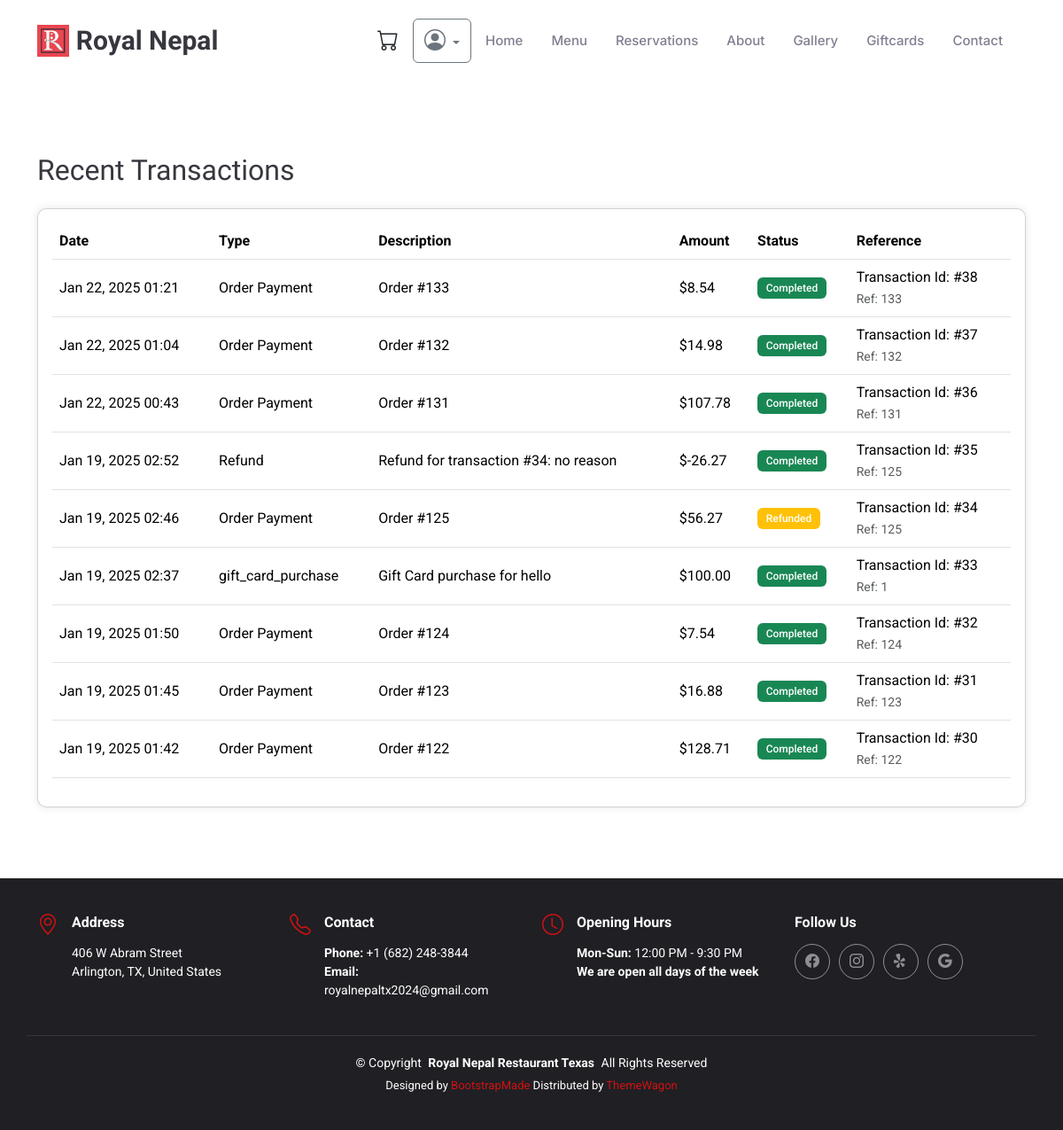
Page /accounts/transactions/ (signed in) on the committed database.
### accounts/models.py (models this page shows, shortened)
class Transaction(models.Model):
    STATUS_CHOICES = [
        ('completed', 'Completed'),
        ('refunded', 'Refunded'),
        ('failed', 'Failed'),
        ('pending', 'Pending')
    ]
    PAYMENT_METHOD_CHOICES = [
        ('stripe', 'Credit Card'),
        ('apple_pay', 'Apple Pay'),
        ('paypal', 'PayPal'),
        ('in_store', 'Pay at Pickup'),
    ]
    TRANSACTION_TYPES = [
        ('order', 'Order Payment'),
        ('refund', 'Refund'),
        ('giftcard_purchase', 'Gift Card Purchase'),
        ('giftcard_redemption', 'Gift Card Redemption')
    ]
    user = models.ForeignKey(User, on_delete=models.SET_NULL, null=True)
    transaction_type = models.CharField(max_length=50, choices=TRANSACTION_TYPES)  # e.g., 'order', 'refund', 'gift_card'
    amount = models.DecimalField(max_digits=10, decimal_places=2)
    status = models.CharField(max_length=20, choices=STATUS_CHOICES, default='completed')
    payment_method = models.CharField(
        max_length=50,
        choices=PAYMENT_METHOD_CHOICES,
        default='in_store'  # Default to in-store payment
    )
    payment_id = models.CharField(max_length=255, blank=True, null=True)  # Optional for in-store payments
    reference_id = models.CharField(max_length=100, blank=True)  # Order ID or other reference
    description = models.TextField(blank=True)
    created_at = models.DateTimeField(auto_now_add=True)
    updated_at = models.DateTimeField(auto_now=True)
    refunded_amount = models.DecimalField(max_digits=10, decimal_places=2, default=Decimal('0.00'))
    refund_reason = models.TextField(blank=True)
    refunded_by = models.ForeignKey(
        User,
        on_delete=models.SET_NULL,
        null=True,
        related_name='refunds_processed'
    )
    refunded_at = models.DateTimeField(null=True, blank=True)
    class Meta:
        ordering = ['-created_at']

### accounts/views.py (the view)
# urls.py: path('transactions/', views.transactions, name='transactions'),
@login_required
def transactions(request):
    transactions_list = Transaction.objects.filter(user=request.user).order_by('-created_at')
    paginator = Paginator(transactions_list, 10)  # Show 10 transactions per page
    page = request.GET.get('page')
    try:
        transactions = paginator.page(page)
    except PageNotAnInteger:
        transactions = paginator.page(1)
    except EmptyPage:
        transactions = paginator.page(paginator.num_pages)
    return render(request, 'accounts/transactions.html', {
        'transactions': transactions
    })

### accounts/templates/accounts/transactions.html (shortened to what this page needs)
{% extends 'base.html' %}
{% block content %}
<section class="section">
    <div class="container">
        <h2 class="mb-4">Recent Transactions</h2>
        <div class="card">
            <div class="card-body">
                <div class="table-responsive">
                    <table class="table">
                        <thead>
                            <tr>
                                <th>Date</th>
                                <th>Type</th>
                                <th>Description</th>
                                <th>Amount</th>
                                <th>Status</th>
                                <th>Reference</th>
                            </tr>
                        </thead>
                        <tbody>
                            {% for transaction in transactions %}
                            <tr>
                                <td>{{ transaction.created_at|date:"M d, Y H:i" }}</td>
                                <td>
                                    {% if transaction.transaction_type == 'order' %}
                                        Order Payment
                                    {% elif transaction.transaction_type == 'refund' %}
                                        Refund
                                    {% elif transaction.transaction_type == 'giftcard_purchase' %}
                                        Gift Card Purchase
                                    {% elif transaction.transaction_type == 'giftcard_redemption' %}
                                        Gift Card Redemption
                                    {% else %}
                                        {{ transaction.transaction_type }}
                                    {% endif %}
                                </td>
                                <td>{{ transaction.description }}</td>
                                <td>${{ transaction.amount }}</td>
                                <td>
                                    <span class="badge {% if transaction.status == 'completed' %}bg-success
                                        {% elif transaction.status == 'refunded' %}bg-warning
                                        {% elif transaction.status == 'failed' %}bg-danger
                                        {% else %}bg-secondary{% endif %}">
                                        {{ transaction.get_status_display }}
                                    </span>
                                </td>
                                <td>
                                    Transaction Id: #{{ transaction.id }}
                                    {% if transaction.reference_id %}
                                    <br>
                                    <small class="text-muted">Ref: {{ transaction.reference_id }}</small>
                                    {% endif %}
                                </td>
                            </tr>
                            {% endfor %}
                        </tbody>
                    </table>
                </div>
            </div>
        </div>
    </div>
</section>
{% endblock %}

### static/css/main.css (style rules this page uses)
:root { --default-font: "Roboto", system-ui, -apple-system, "Segoe UI", Roboto, "Helvetica Neue", Arial, "Noto Sans", "Liberation Sans", sans-serif, "Apple Color Emoji", "Segoe UI Emoji", "Segoe UI Symbol", "Noto Color Emoji"; --heading-font: "Amatic SC", sans-serif; --nav-font: "Inter", sans-serif; }
:root { --background-color: #ffffff; --default-color: #212529; --heading-color: #37373f; --accent-color: #ce1212; --surface-color: #ffffff; --contrast-color: #ffffff; }
:root { --nav-color: #7f7f90; --nav-hover-color: #ce1212; --nav-mobile-background-color: #ffffff; --nav-dropdown-background-color: #ffffff; --nav-dropdown-color: #7f7f90; --nav-dropdown-hover-color: #ce1212; }
:root { scroll-behavior: smooth; }
body { color: var(--default-color); background-color: var(--background-color); font-family: var(--default-font); }
h1, h2, h3, h4, h5, h6 { color: var(--heading-color); font-family: var(--heading-font); }
section, .section { color: var(--default-color); background-color: var(--background-color); padding: 60px 0; scroll-margin-top: 92px; overflow: clip; }

### accounts/templates/accounts/transactions.html (style rules this page uses)
.section { padding: 80px 0; }
.card { border-radius: 10px; box-shadow: 0 0 10px rgba(0,0,0,0.1); }
.table td { vertical-align: middle; }
.badge { padding: 0.5em 0.8em; font-weight: 500; }

### rows in the picture
Transaction: transaction_type "Order Payment"
Transaction: transaction_type "Order Payment"
Transaction: transaction_type "Order Payment"
Transaction: transaction_type "Refund"
Transaction: transaction_type "Order Payment"
Transaction: transaction_type "Order Payment"
Transaction: transaction_type "Order Payment"
Transaction: transaction_type "Order Payment"
